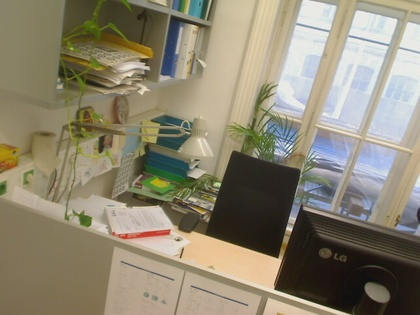
%> input picture Harris Corner Detector - Interest Point/desk/Image-00.jpg, 420 x 315 px, shrunk from 640 x 480 before the run
$ octave main_descriptors_image.m   (GNU Octave 9; MATLAB toolbox functions it lacks are replaced by stand-ins)
%> lines starting %> are read from the running program, lines starting %| are printed output that depends on the picture; in (x1, y1, x2, y2) boxes, pixels count from 0 and x2, y2 are one past the last pixel; in counts of white or black regions, pixels touching at a corner belong together; the program's own positions count from 1
### Harris Corner Detector - Interest Point/harris_corner.m
%%%%%%%%%%%%%%%%%%%%%%%%%%%%%%%%%%%%%%%%%%%%%%%%%%%%%%%%%%%%%%%%%%%%%%%%%%%%%%%%%%%%%%%%%%%%%%
%  function  [ I, Ixx, Iyy, Ixy, Gxx, Gyy, Gxy, Hdense, Hnonmax, Corners] =
%                                                            harris_corner(Igray, parameters )
%  purpose :    Harris Corner Detector
%%%%%%%%%%%%%%%%%%%%%%%%%%%%%%%%%%%%%%%%%%%%%%%%%%%%%%%%%%%%%%%%%%%%%%%%%%%%%%%%%%%%%%%%%%%%%%
%  input   arguments
%     Igray:          grayscale input image, value range: 0-255 (m x n)
%     parameters:     struct containing the following elements:
%		parameters.sigma1: sigma for the first Gaussian filtering
%		parameters.sigma2: sigma for the second Gaussian filtering
%       parameters.k: coefficient for harris formula
%       parameters.threshold: corner threshold
%
%  output   arguments
%     I:              grayscale input image, value range: 0-1 (m x n)
%     Ixx:            squared input image filtered with derivative of gaussian in
%                     x-direction (m x n)
%     Iyy:            squared input image filtered with derivative of gaussian in
%                     y-direction (m x n)
%     Ixy:            Multiplication of input image filtered with
%                     derivative of gaussian in x- and y-direction (m x n)
%     Gxx:            Ixx filtered by larger gaussian (m x n)
%     Gyy:            Iyy filtered by larger gaussian (m x n)
%     Gxy:            Ixy filtered by larger gaussian (m x n)
%     Hdense:         Result of harris calculation for every pixel. Values
%                     normalized to 0-1 (m x n)
%     Hnonmax:        Binary mask of non-maxima suppression. 1 where values are NOT
%                     suppressed, 0 where they are. (m x n)
%     Corners:        n x 3 matrix containing all detected corners after
%                     thresholding and non-maxima suppression. Every row
%                     vector represents a corner with the elements
%                     [y, x, d] (d is the result of the harris calculation)
%
%   Author: Minh Nhat Vu
%   MatrNr: 11742814
%
%%%%%%%%%%%%%%%%%%%%%%%%%%%%%%%%%%%%%%%%%%%%%%%%%%%%%%%%%%%%%%%%%%%%%%%%%%%%%%%%%%%%%%%%%%%%%%

function [I, Ixx, Iyy, Ixy, Gxx, Gyy, Gxy, Hdense, Hnonmax, Corners] = harris_corner(Igray, params)
% Normalize the images
I = double(Igray)./255.0;
[count_rows,count_cols] = size(I);

kw_1 = 2 * round(3 * params.sigma1) + 1; % kernel width 1
kw_2 = 2 * round(3 * params.sigma2) + 1; % kernel width 2
Gxy1 = fspecial('gaussian', [kw_1 kw_1], params.sigma1);
Gxy2 = fspecial('gaussian', [kw_2 kw_2], params.sigma2);

Gx1 = imfilter(Gxy1, [-1 0 1]);
Gy1 = imfilter(Gxy1, [-1 0 1]');

%
Ix = conv2(I, Gx1, 'same');
Iy = conv2(I, Gy1, 'same');
%
Ixx = Ix .^2;
Iyy = Iy .^ 2;
Ixy = Ix .* Iy;
%
Gxx = conv2(Ixx, Gxy2, 'same');
Gyy = conv2(Iyy, Gxy2, 'same');
Gxy = conv2(Ixy, Gxy2, 'same');
%
Hdense = zeros(count_rows, count_cols);
Hdense_thresh = zeros(count_rows, count_cols);
% measure for cornerness
% det(M) = lambda1 * lambda2; trace(M) = lambda1 + lambda2
for x = 1: count_rows %
    for y = 1: count_cols %
        % matrix for each pixel
        M = [Gxx(x,y) Gxy(x,y); Gxy(x,y) Gyy(x,y)];
        Hdense(x,y) = det(M) - params.k * (trace(M) ^ 2);
    end
end
% normalization
Hdense = Hdense/ max(Hdense(:));
Hdense([1:10, end-11:end], :) = 0;
Hdense(:,[1:10,end-11:end]) = 0;
% thresholding
Hdense_thresh(Hdense > params.threshold) = Hdense(Hdense > params.threshold);
% apply non-max suppression here
option = 1;
if (option == 1 )
    [r,c] = size(Hdense_thresh);
    Hnonmax = zeros(r,c);
    for i = 2:r-1
        for j = 2:c-1
            if Hdense_thresh(i,j) > Hdense_thresh(i-1,j-1) ...
                    && Hdense_thresh(i,j) > Hdense_thresh(i-1,j) ...
                    && Hdense_thresh(i,j) > Hdense_thresh(i-1,j+1)...
                    && Hdense_thresh(i,j) > Hdense_thresh(i,j-1)...
                    && Hdense_thresh(i,j) > Hdense_thresh(i,j+1)...
                    && Hdense_thresh(i,j) > Hdense_thresh(i+1,j-1)...
                    && Hdense_thresh(i,j) > Hdense_thresh(i+1,j)...
                    && Hdense_thresh(i,j) > Hdense_thresh(i+1,j+1)
                Hnonmax(i,j) = 1;
            end
        end
    end
    indexs = find(Hnonmax == 1);
    %
    [rows, columns] = ind2sub(size(Hnonmax), indexs);
elseif (option == 2)
    h_y = fspecial('sobel'); % vertical gradient % horizontal edges
    h_x = h_y'; % horizontal gradient % vertical edges
    Gy = imfilter(Hdense_thresh,h_y,'replicate');
    Gx = imfilter(Hdense_thresh,h_x,'replicate');
    gradient = sqrt(Gx.^2 + Gy.^2);
    orientation = atan2(Gy,Gx);
    [Hnonmax,indexs] = non_max(gradient, orientation);
    [rows, columns] = ind2sub(size(Hnonmax), indexs);
elseif (option == 3)
    Hnonmax = Hdense_thresh > imdilate(Hdense_thresh, [1 1 1; 1 0 1; 1 1 1]);
    indexs = find(Hnonmax > 0);
   [rows, columns] = ind2sub(size(Hnonmax), indexs);
end
Corners = [ rows, columns, Hdense(indexs)];
%
end

### Harris Corner Detector - Interest Point/compute_descriptors.m
%%%%%%%%%%%%%%%%%%%%%%%%%%%%%%%%%%%%%%%%%%%%%%%%%%%%%%%%%%%%%%%%%%%%%%%%%%%%%%%%%%%%%%%%%%%%%%%%%%%%%%%%%
%  function  [interest_points, descriptors] = compute_descriptors(descriptor_func, img, locations, psize)
%  purpose: Calculate the given descriptor on patches of size psize x psize
%           of the image, centred on the locations provided
%%%%%%%%%%%%%%%%%%%%%%%%%%%%%%%%%%%%%%%%%%%%%%%%%%%%%%%%%%%%%%%%%%%%%%%%%%%%%%%%%%%%%%%%%%%%%%%%%%%%%%%%%
%  input   arguments
%     descriptor_func: Descriptor to compute at each location
%     img:             Input grayscale image, value range: 0-1
%     locations:       locations at which to compute the descriptors (n x 2)
%                      First column is y, second is x.
%     psize:           Scalar value defining the width and height of the
%                      patch around each location to pass to the descriptor
%                      function.
%
%  output   arguments
%     interest_points: k x 2 matrix containing the image coordinates [y,x]
%                     of the corners. Locations too close to the image
%                     boundary to cut out the image patch should not be
%                     included.
%     descriptors:    k x m matrix containing the patch descriptors, where
%                     m is the length of the descriptor returned by
%                     descriptor_func (which may vary).
%                     Each row is a single descriptor.
%                     Descriptors at locations too close to the image
%                     boundary to cut out the image patch should not be
%                     included.
%
%   Author: Minh Nhat Vu
%   MatrNr: 11742814
%
%%%%%%%%%%%%%%%%%%%%%%%%%%%%%%%%%%%%%%%%%%%%%%%%%%%%%%%%%%%%%%%%%%%%%%%%%%%%%%%%%%%%%%%%%%%%%%%%%%%%%%%%%

function [interest_points, descriptors] = compute_descriptors(descriptor_func, img, locations, psize)
% compute_descriptors(descriptor_func, I, Corners(:,1:2), patch_size);
% You should call descriptor_func(patch) for each valid patch you generate
% from the locations matrix
[r,c] = size(img);
interest_points = [];
descriptors = [];
half_stride = floor(psize / 2.0);
%
[x,y] = meshgrid(1:psize,1:psize);
offsets=sub2ind([r,c],y,x) - sub2ind([r,c], ceil(psize/2), ceil(psize/2));
%
for i = 1: size(locations, 1)
    if (locations(i,1)- half_stride >= 1) ...
            && (locations(i, 1) + half_stride <= r) ...
            && (locations(i,2) - half_stride >= 1) ...
            && (locations(i,2) + half_stride <= c)
        interest_points = [interest_points; locations(i, 1) locations(i, 2)];

        j = sub2ind([r,c], locations(i, 1), locations(i, 2));

        pixels  = descriptor_func(img(j + offsets));

        descriptors = [descriptors; pixels];
    end
end
end

### Harris Corner Detector - Interest Point/block_orientations.m
%%%%%%%%%%%%%%%%%%%%%%%%%%%%%%%%%%%%%%%%%%%%%%%%%%%%%%%%%%%%%%%%%%%%%%%%%%%%%%%%%%%%%%%%%%%%%%
%  function  desc = block_orientations(patch)
%  purpose : Compute orientation-histogram based descriptor from a patch,
%            using blocks to divide the patch into regions
%%%%%%%%%%%%%%%%%%%%%%%%%%%%%%%%%%%%%%%%%%%%%%%%%%%%%%%%%%%%%%%%%%%%%%%%%%%%%%%%%%%%%%%%%%%%%%
%  input   arguments
%     patch: Patch from a grayscale image (16 x 16)
%
%  output   arguments
%     desc: Orientation histograms from 16 4 x 4 blocks of the patch,
%           concatenated in row major order (1 x 128).
%           Each orientation histogram should consist of 8 bins in the
%           range [-pi, pi], each bin being weighted by the sum of gradient
%           magnitudes of pixel orientations assigned to that bin.
%
%           You can use kron(reshape(1:16, 4, 4)', ones(4)) as a test
%           patch to see if block ordering is correct.
%
%   Author: Minh Nhat Vu
%   MatrNr: 11742814
%
%%%%%%%%%%%%%%%%%%%%%%%%%%%%%%%%%%%%%%%%%%%%%%%%%%%%%%%%%%%%%%%%%%%%%%%%%%%%%%%%%%%%%%%%%%%%%%
function desc = block_orientations(patch)
N = 4*ones(1,4);

h_y = fspecial('sobel'); % vertical gradient % horizontal edges
h_x = h_y'; % horizontal gradient % vertical edges
Gy = imfilter(patch,h_y,'replicate');
Gx = imfilter(patch,h_x,'replicate');
gradient = sqrt(Gx.^2 + Gy.^2);
orientation = atan2(Gy,Gx);
blocks_mag = mat2cell(gradient,N,N); % blocks{1,1} = 1; blocks{1,2} = 2; ...
blocks_ori = mat2cell(orientation,N,N); % 16 blocks
desc = [];
for i = 1:4
    for j = 1:4
        [~, ~, bin] = histcounts(blocks_ori{i,j},-pi:pi/4.0:pi); % 8 bins
        % create mask
        for index =1:1:8
             temp = blocks_mag{i,j}.*(bin == index);
             desc = [desc sum(temp(:))];
        end
    end
end
end

### Harris Corner Detector - Interest Point/match_descriptors.m
%%%%%%%%%%%%%%%%%%%%%%%%%%%%%%%%%%%%%%%%%%%%%%%%%%%%%%%%%%%%%%%%%%%%%%%%%%%%%%%%%%%%%%%%%%%%%%
%  function  matchesAB = match_descriptors(descriptorsA, descriptorsB)
%  purpose :    Find matches for descriptors
%%%%%%%%%%%%%%%%%%%%%%%%%%%%%%%%%%%%%%%%%%%%%%%%%%%%%%%%%%%%%%%%%%%%%%%%%%%%%%%%%%%%%%%%%%%%%%
%  input   arguments
%     descriptorsA:   patch descriptors of first image. m x n matrix
%                     containing m descriptors of length n
%     descriptorsB:   patch descriptors of second image. m x n matrix
%                     containing m descriptors of length n
%
%  output   arguments
%     matchesAB:      k x 2 matrix representing the k successful matches.
%                     Each row vector contains the indices of the matched
%                     descriptors of the first and the second image
%                     respectively.
%
%   Author: Minh Nhat Vu
%   MatrNr: 11742814
%
%%%%%%%%%%%%%%%%%%%%%%%%%%%%%%%%%%%%%%%%%%%%%%%%%%%%%%%%%%%%%%%%%%%%%%%%%%%%%%%%%%%%%%%%%%%%%%

function matchesAB = match_descriptors(descriptorsA, descriptorsB)

[rA,~] = size(descriptorsA); % k*n^2
matchesAB = [];
for i = 1:rA
    d = vecnorm(descriptorsA(i,:) - descriptorsB,2,2);
    [d_sort, index] = sort(d);
    matchesAB = [matchesAB; i, index(1), d_sort(1)];
end
%
[rowAB, colAB] = size(matchesAB);
r_d = [];

for i = 1: rowAB
    d = [];
    pointer = find(matchesAB(:,2) == matchesAB(i,2));
    d = [d;matchesAB(rowAB * (colAB-1) + pointer),...
        rowAB * (colAB-1) + pointer];
    [d_sort, index] = sort(d(:,1));
    if (size(d) > 1)
        if (d_sort(1)/d_sort(2)) < 0.8 % valid point
            [rd,~] = ind2sub([rowAB, colAB], d(index(2:end),2));% rows to be deleted
            r_d = [r_d;rd];
        else
            % delete all points
            [rd,~] = ind2sub([rowAB, colAB], d(index(:),2));% rows to be deleted
            r_d = [r_d;rd];
        end
    end
end
matchesAB(r_d,:) = [];
matchesAB = matchesAB(:,1:2);
end

### Harris Corner Detector - Interest Point/show_matches.m
function show_matches(ImgA, ImgB, cornersA, cornersB, matchesAB, colour)

if nargin < 6
    colour = 'random';
end

hold off
[ha,wa] = size(ImgA);
[hb,wb] = size(ImgB);
% if images are  different sizes, need to pad rows so that they can be
% concatenated
if ha < hb
    % need to put more rows into imgA
    ImgA = [ImgA; zeros(size(ImgB,1)-size(ImgA,1), size(ImgA,2))];
elseif hb < ha
    % need to put more rows into imgB
    ImgA = [ImgA; zeros(size(ImgA,1)-size(ImgB,1), size(ImgB,2))];
end
Img = [ImgA, ImgB];
imshow(Img); hold on
scatter(cornersA(:,2)  ,cornersA(:,1), 'xr');
scatter(cornersB(:,2)+wa,cornersB(:,1), 'xr');
nmatches = size(matchesAB, 1);

if strcmp('random', colour)
    colours = cell(nmatches,1);
    c_vals = hsv(nmatches);
    % make the colours used consistent over repeated displays
    sprev = rng();
    rng(10)
    c_vals = c_vals(randperm(nmatches),:);
    rng(sprev) % reset to prevent other rng being affected
    for i=1:nmatches
        colours{i} = c_vals(i,:);
    end
else
    colours = cell(1,1);
    colours{1} = colour;
    colours = repmat(colours, nmatches, 1);
end

for i = 1:size(matchesAB,1)
    y = [cornersA(matchesAB(i,1),1), cornersB(matchesAB(i,2),1)];
    x = [cornersA(matchesAB(i,1),2), cornersB(matchesAB(i,2),2)+wa];
    h = plot(x,y);
    set(h,'color', colours{i});
end
end

### Harris Corner Detector - Interest Point/main_descriptors_image.m
%===================================================
% Machine Vision and Cognitive Robotics (376.054)
% Exercise 2a: Interest Points and Descriptors
% Daniel Wolf, Michal Staniaszek 2017
% Automation & Control Institute, TU Wien
%
% Tutors: machinevision@acin.tuwien.ac.at
%===================================================

figure(1), clf

% read images
IgrayA = rgb2gray(imread('desk/Image-00.jpg'));
%> IgrayA: size 315x420 uint8; min 12, max 249, mean 133.4
IgrayB = rgb2gray(imread('desk/Image-03.jpg'));
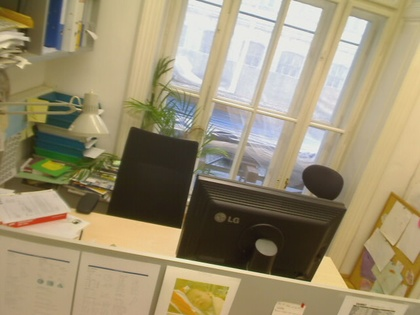
%> input picture Harris Corner Detector - Interest Point/desk/Image-03.jpg, 420 x 315 px, shrunk from 640 x 480 before the run
%> IgrayB: size 315x420 uint8; min 17, max 243, mean 143.9
% rotate the second image (for testing descriptor performance)
% IgrayB = rotfill(IgrayB, 25);

% parameters: try different settings!
harris.sigma1 = 0.8;
harris.sigma2 = 1.5;
harris.threshold = 0.08;
harris.k = 0.04;
patch_size = 19;

% Choose which descriptor to use by indexing into the cell array
descriptor_func_ind = 5;

descriptor_funcs = {@patch_basic, @patch_norm, @patch_sort, @patch_sort_circle, @block_orientations};

% Patch size must be 16 for block_orientations
if descriptor_func_ind == 5
    patch_size = 16;
end

descriptor_func = descriptor_funcs{descriptor_func_ind};

% Harris corner detector
[ I, ~, ~, ~, ~, ~, ~, ~, ~, Corners] = harris_corner(IgrayA, harris);
%> after the loop in harris_corner, `for i = 2:r-1`:
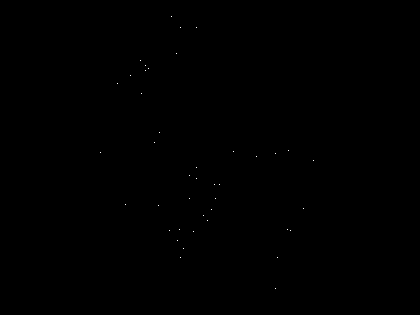
%> Hnonmax: size 315x420 double; values 0 (black) and 1 (white), 0.03% white in thin lines or dots, all inside (x1, y1, x2, y2) = (100, 16, 314, 289)
%> in harris_corner, `indexs = find(Hnonmax == 1);`: indexs = 42 values from 31653 to 98756
%> in harris_corner, `[rows, columns] = ind2sub(size(Hnonmax), indexs);`: rows = 42 values, max 289 at index 36, min 17 at index 14, mean 163.3; columns = 42 values from 101 to 314
%> in harris_corner, `Corners = [ rows, columns, Hdense(indexs)];`: Corners = 42 rows, first 12: [153 101 0.134; 84 118 0.126; 205 126 0.114; 76 131 0.133; 61 141 0.162; 94 142 0.0882; 66 146 0.243; 71 146 0.142; 69 149 0.277; 143 155 0.0879; 206 159 0.157; 133 160 0.115]
% Create descriptors
[interest_pointsA, descriptorsA] = compute_descriptors(descriptor_func, I, Corners(:,1:2), patch_size);
%> the loop in compute_descriptors, `for i = 1: size(locations, 1)` made 42 passes
%> (interest_points, j) on passes 1 to 6: ([153 101], 31653), ([153 101; 84 118], 36939), ([153 101; 84 118; 205 126], 39580), ([153 101; 84 118; 205 126; 76 131], 41026), ([153 101; 84 118; 205 126; 76 131; 61 141], 44161), ([153 101; 84 118; 205 126; 76 131; 61 141; 94 142], 44509)
%> j on passes 7 to 12: 45741, 45746, 46689, 48653, 49976, 50218
%> after the loop in compute_descriptors, `for i = 1: size(locations, 1)`:
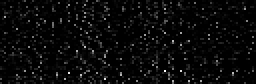
%> descriptors: size 42x128 double (shown 2 times larger); min 0, max 23.64, mean 0.9; drawn with min black and max white
%> after the loop in compute_descriptors, `for i = 1: size(locations, 1)`: interest_points = 42 rows, first 12: [153 101; 84 118; 205 126; 76 131; 61 141; 94 142; 66 146; 71 146; 69 149; 143 155; 206 159; 133 160]; pixels = 128 values, max 10.06 at index 87, min 0 at index 3, mean 1.24
%> interest_pointsA has the same summary as interest_points in compute_descriptors

% Use this to show the orientation histograms for each block in a
% descriptor
% figure
% show_orientation_hist(descriptorsA(1,:))

% Harris corner detector
[ I, ~, ~, ~, ~, ~, ~, ~, ~, Corners] = harris_corner(IgrayB, harris);
%> in harris_corner (call 2), `Ixy = Ix .* Iy;`:
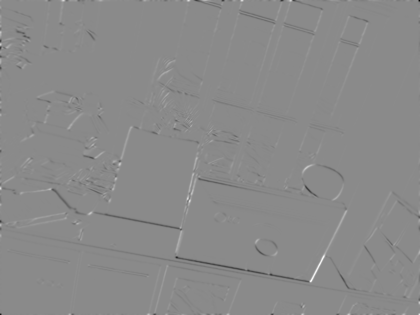
%> Ixy: size 315x420 double; min -0.115, max 0.097, mean -0.000141; drawn with min black and max white
%> in harris_corner (call 2), `Hdense(:,[1:10,end-11:end]) = 0;`:
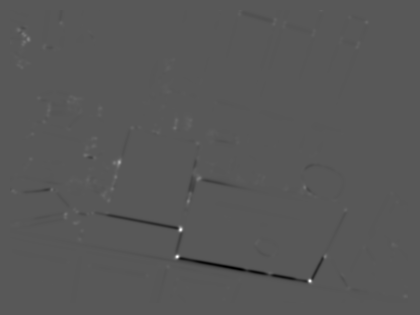
%> Hdense: size 315x420 double; min -0.528, max 1, mean -0.00147; drawn with min black and max white
%> after the loop in harris_corner (call 2), `for i = 2:r-1`: Hnonmax: size 315x420 double; values 0 (black) and 1 (white), 0.02% white in thin lines or dots, all inside (x1, y1, x2, y2) = (13, 22, 367, 281)
%> in harris_corner (call 2), `indexs = find(Hnonmax == 1);`: indexs = 31 values from 4286 to 115313
%> in harris_corner (call 2), `[rows, columns] = ind2sub(size(Hnonmax), indexs);`: rows = 31 values, max 281 at index 29, min 23 at index 31, mean 154.1; columns = 31 values from 14 to 367
%> in harris_corner (call 2), `Corners = [ rows, columns, Hdense(indexs)];`: Corners = 31 rows, first 12: [191 14 0.0827; 31 19 0.12; 34 24 0.163; 45 24 0.106; 36 25 0.174; 42 25 0.147; 40 29 0.261; 111 49 0.0865; 190 52 0.109; 215 66 0.156; 218 66 0.0977; 224 76 0.101]
% Create descriptors
[interest_pointsB, descriptorsB] = compute_descriptors(descriptor_func, I, Corners(:,1:2), patch_size);
%> the loop in compute_descriptors (call 2), `for i = 1: size(locations, 1)` made 31 passes
%> (interest_points, j) on passes 1 to 6: ([191 14], 4286), ([191 14; 31 19], 5701), ([191 14; 31 19; 34 24], 7279), ([191 14; 31 19; 34 24; 45 24], 7290), ([191 14; 31 19; 34 24; 45 24; 36 25], 7596), ([191 14; 31 19; 34 24; 45 24; 36 25; 42 25], 7602)
%> j on passes 7 to 12: 8860, 15231, 16255, 20690, 20693, 23849
%> after the loop in compute_descriptors (call 2), `for i = 1: size(locations, 1)`: interest_points = 31 rows, first 12: [191 14; 31 19; 34 24; 45 24; 36 25; 42 25; 40 29; 111 49; 190 52; 215 66; 218 66; 224 76]; pixels = 128 values, max 10.89 at index 43, min 0 at index 1, mean 0.472
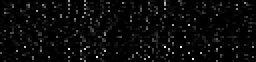
%> descriptorsB: size 31x128 double (shown 2 times larger); min 0, max 21.51, mean 0.9; drawn with min black and max white
%> interest_pointsB has the same summary as interest_points in compute_descriptors

% Match descriptors
matchesAB = match_descriptors(descriptorsA, descriptorsB);
%> the loop in match_descriptors, `for i = 1:rA` made 42 passes
%> matchesAB on passes 1 to 4: [1 12 20.26], [1 12 20.26; 2 15 26.5], [1 12 20.26; 2 15 26.5; 3 1 5.34], [1 12 20.26; 2 15 26.5; 3 1 5.34; 4 17 24.41]
%> after the loop in match_descriptors, `for i = 1:rA`: matchesAB = 42 rows, first 12: [1 12 20.26; 2 15 26.5; 3 1 5.34; 4 17 24.41; 5 2 12.3; 6 17 17.69; 7 5 13.6; 8 6 11.53; 9 7 11.08; 10 17 19.32; 11 9 19.1; 12 8 18.5]
%> the loop in match_descriptors, `for i = 1: rowAB` made 42 passes
%> (pointer, d, d_sort, index, rd, r_d) on passes 1, 3, 5: ([1; 16], [20.26 85; 6.54 100], [6.54; 20.26], [2; 1], 1, 1), ([3; 24], [5.34 87; 25.65 108], [5.34; 25.65], [1; 2], 24, [1; 24]), ([5; 17], [12.3 89; 27.67 101], [12.3; 27.67], [1; 2], 17, [1; 24; 6; 10; 34; 39; 4; 40; 17])
%> (pointer, d, d_sort, index, rd) on passes 14, 15, 16, 17, 20: ([14; 33], [25.94 98; 22.58 117], [22.58; 25.94], [2; 1], [33; 14]), ([15; 22; 35; 42], [21.77 99; 21.7 106; 10.58 119; 21.6 126], [10.58; 21.6; 21.7; 21.77], [3; 4; 2; 1], [42; 22; 15]), ([1; 16], [20.26 85; 6.54 100], [6.54; 20.26], [2; 1], 1), ([5; 17], [12.3 89; 27.67 101], [12.3; 27.67], [1; 2], 17), ([20; 31], [22.52 104; 8.49 115], [8.49; 22.52], [2; 1], 20)
%> after the loop in match_descriptors, `for i = 1: rowAB`: r_d = 72 values, max 42 at index 24, min 1 at index 1, mean 22.76
%> in match_descriptors, `matchesAB = matchesAB(:,1:2);`: matchesAB = 24 rows, first 12: [2 15; 3 1; 5 2; 7 5; 8 6; 9 7; 11 9; 12 8; 13 10; 16 12; 18 23; 19 29]

% Display results
show_matches(IgrayA, IgrayB, interest_pointsA, interest_pointsB, matchesAB)
%> the loop in show_matches, `for i = 1:size(matchesAB,1)` made 24 passes
%> (y, x) on passes 1 to 12: ([84 139], [118 516]), ([205 191], [126 434]), ([61 31], [141 439]), ([66 36], [146 445]), ([71 42], [146 445]), ([69 40], [149 449]), ([206 190], [159 472]), ([133 111], [160 469]), ([231 215], [170 486]), ([241 224], [178 496]), ([28 121], [181 597]), ([258 281], [181 730])
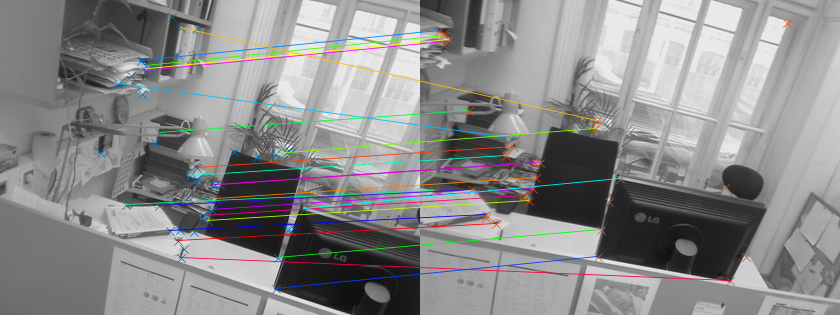
%> figure redrawn from the program's plot data

drawnow();
